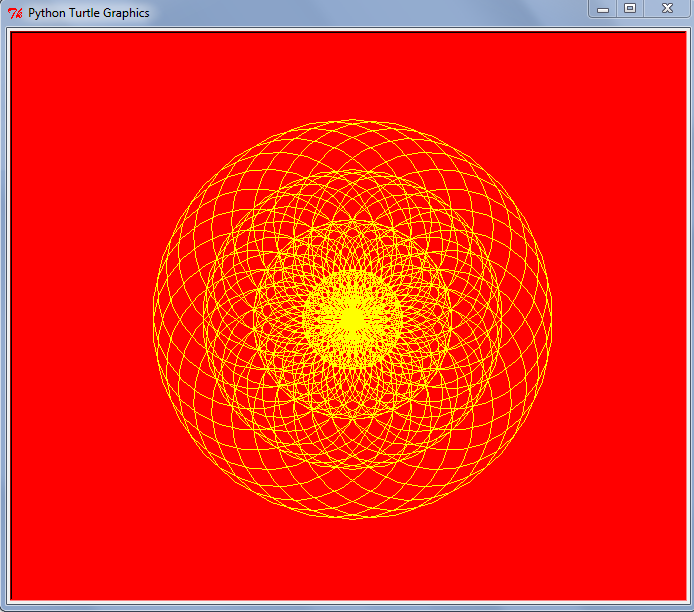

Reproduce this figure in Python.
import turtle

def draw_circle(max_diameter,no_of_circle,no_of_inner_circle):
    circle = float(no_of_circle)
    angle = (360/circle)
    for i in range (0,no_of_circle):
        dia = max_diameter
        for j in range(0,no_of_inner_circle):
            fika.circle(dia,360)
            dia -= (max_diameter/no_of_inner_circle)
        fika.right(angle)
        
fika = turtle.Turtle()
fika.speed(15)
fika.color("yellow")
window = turtle.Screen()
window.bgcolor("red")

draw_circle(100,30,4)
window.exitonclick()
